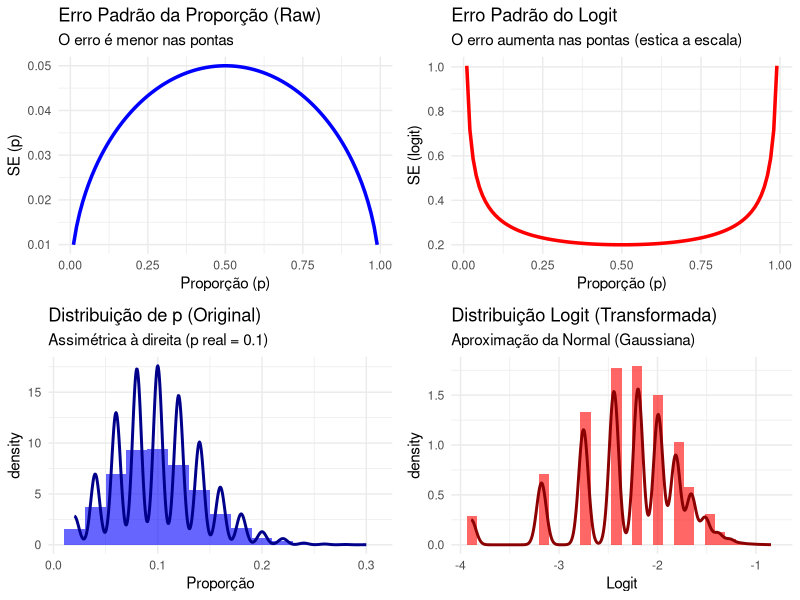

This chart was generated by the following R code:
## ---- chunk 1
library(tidyverse)
library(patchwork)
library(gridExtra)
## ---- chunk 2
k <- 25
n <- 125

p <- k/n
p

sqrt((p*(1-p))/n)

## ---- chunk 3
# Transformação em Ln
# Função para calcular o Logit (Fórmula 3.7)
calc_logit <- function(p) {
  # Proteção para p=0 ou p=1 para evitar infinitos
  if (any(p <= 0 | p >= 1)) warning("Valores de p devem estar entre 0 e 1 (exclusivo).")
  return(log(p / (1 - p)))
}

# Função para calcular o Erro Padrão do Logit (Fórmula 3.8)
calc_se_logit <- function(p, n) {
  term1 <- 1 / (n * p)
  term2 <- 1 / (n * (1 - p))
  return(sqrt(term1 + term2))
}

# Função auxiliar: Erro Padrão da proporção original (sem log)
# Fórmula clássica: sqrt(p(1-p)/n)
calc_se_raw <- function(p, n) {
  return(sqrt((p * (1 - p)) / n))
  
  
}

library(ggplot2)
library(gridExtra) # Para organizar os gráficos lado a lado

# --- PARTE A: Comparação dos valores do Erro Padrão ---

n_exemplo <- 100
p_seq <- seq(0.01, 0.99, length.out = 100) # Sequência de p de 1% a 99%

df_erro <- data.frame(
  p = p_seq,
  se_raw = calc_se_raw(p_seq, n_exemplo),
  se_logit = calc_se_logit(p_seq, n_exemplo)
)

# Gráfico 1: Erro Padrão da Proporção (Original)
g1 <- ggplot(df_erro, aes(x=p, y=se_raw)) +
  geom_line(color="blue", size=1.2) +
  labs(title = "Erro Padrão da Proporção (Raw)",
       subtitle = "O erro é menor nas pontas",
       y = "SE (p)", x = "Proporção (p)") +
  theme_minimal()

# Gráfico 2: Erro Padrão do Logit (Transformado)
g2 <- ggplot(df_erro, aes(x=p, y=se_logit)) +
  geom_line(color="red", size=1.2) +
  labs(title = "Erro Padrão do Logit",
       subtitle = "O erro aumenta nas pontas (estica a escala)",
       y = "SE (logit)", x = "Proporção (p)") +
  theme_minimal()

# --- PARTE B: Simulação para mostrar a NORMALIDADE ---
# Vamos simular um caso onde p é baixo (assimétrico) para ver o efeito.

set.seed(123)
n_sim <- 50       # Tamanho da amostra em cada estudo
replications <- 10000 # Quantidade de "estudos" simulados
true_p <- 0.10    # Uma proporção verdadeira baixa (gera assimetria)

# Gerar dados binomiais
sim_counts <- rbinom(replications, n_sim, true_p)
sim_p <- sim_counts / n_sim

# Remover casos onde p=0 ou p=1 para o logit não dar erro
valid_indices <- sim_p > 0 & sim_p < 1
sim_p <- sim_p[valid_indices]

# Calcular transformações
df_sim <- data.frame(
  raw_p = sim_p,
  logit_p = calc_logit(sim_p)
)

# Gráfico 3: Histograma da Proporção Original
g3 <- ggplot(df_sim, aes(x=raw_p)) +
  geom_histogram(aes(y=..density..), bins=15, fill="blue", alpha=0.6) +
  geom_density(color="darkblue", size=1) +
  labs(title = "Distribuição de p (Original)",
       subtitle = paste0("Assimétrica à direita (p real = ", true_p, ")"),
       x = "Proporção") +
  theme_minimal()

# Gráfico 4: Histograma do Logit
g4 <- ggplot(df_sim, aes(x=logit_p)) +
  geom_histogram(aes(y=..density..), bins=30, fill="red", alpha=0.6) +
  geom_density(color="darkred", size=1) +
  labs(title = "Distribuição Logit (Transformada)",
       subtitle = "Aproximação da Normal (Gaussiana)",
       x = "Logit") +
  theme_minimal()

# Exibir os gráficos
grid.arrange(g1, g2, g3, g4, ncol=2)
